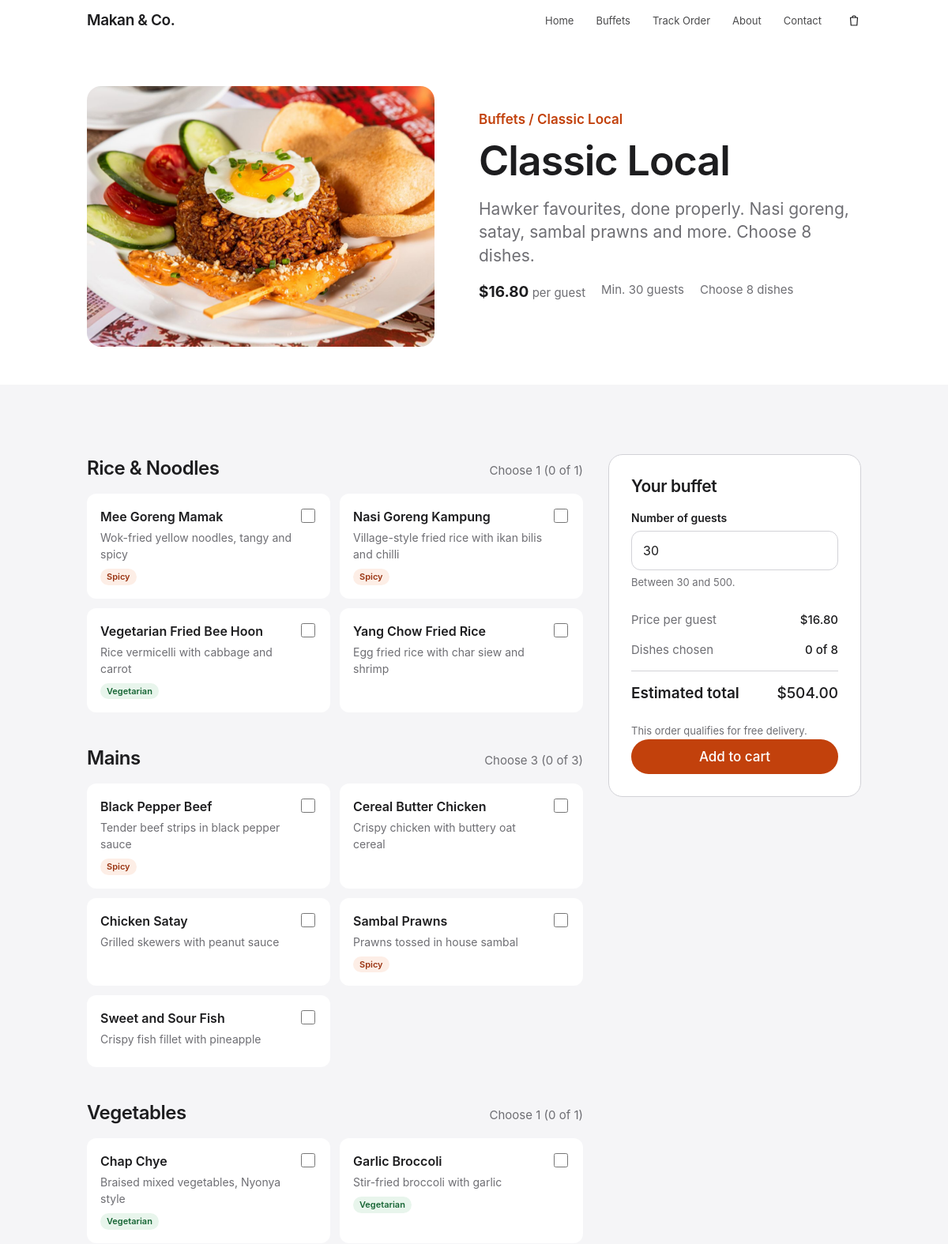
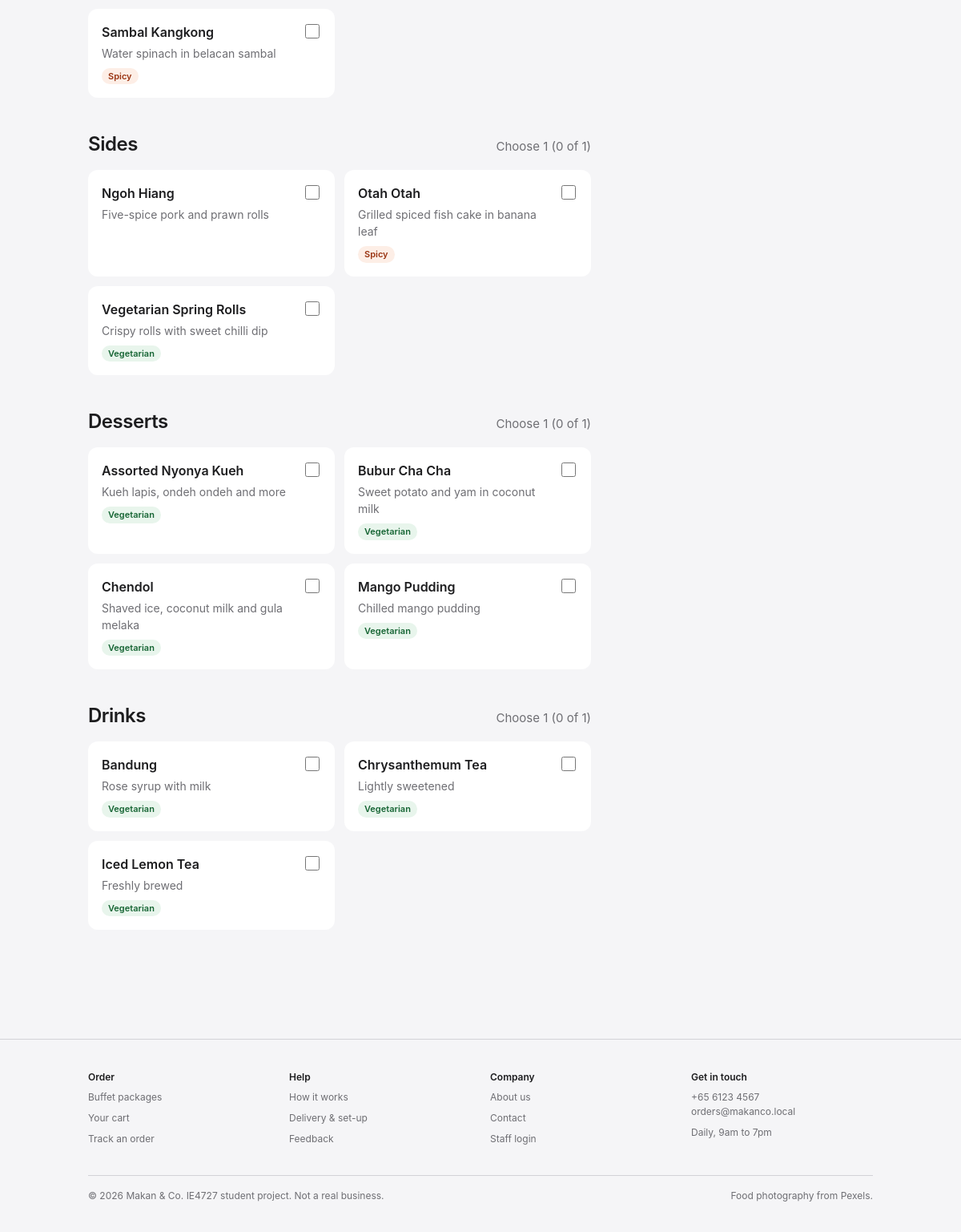
Page /base/package.php?id=1 on the committed database (2 pictures, top to bottom).
### tables this page shows
CREATE TABLE packages (
    id            INT UNSIGNED AUTO_INCREMENT PRIMARY KEY,
    name          VARCHAR(60)  NOT NULL,
    tagline       VARCHAR(120) NOT NULL,
    description   TEXT         NOT NULL,
    price_per_pax DECIMAL(6,2) NOT NULL,
    min_pax       SMALLINT UNSIGNED NOT NULL,
    image         VARCHAR(120) NOT NULL,
    image_alt     VARCHAR(160) NOT NULL,
    is_featured   TINYINT(1)   NOT NULL DEFAULT 0,
    is_active     TINYINT(1)   NOT NULL DEFAULT 1,
    sort_order    SMALLINT     NOT NULL DEFAULT 0
);

CREATE TABLE dishes (
    id            INT UNSIGNED AUTO_INCREMENT PRIMARY KEY,
    category_id   INT UNSIGNED NOT NULL,
    name          VARCHAR(80)  NOT NULL,
    description   VARCHAR(200) NOT NULL DEFAULT '',
    is_vegetarian TINYINT(1)   NOT NULL DEFAULT 0,
    is_spicy      TINYINT(1)   NOT NULL DEFAULT 0,
    is_active     TINYINT(1)   NOT NULL DEFAULT 1,
    FOREIGN KEY (category_id) REFERENCES categories(id)
);

CREATE TABLE package_rules (
    package_id   INT UNSIGNED NOT NULL,
    category_id  INT UNSIGNED NOT NULL,
    choose_count TINYINT UNSIGNED NOT NULL,
    PRIMARY KEY (package_id, category_id),
    FOREIGN KEY (package_id)  REFERENCES packages(id) ON DELETE CASCADE,
    FOREIGN KEY (category_id) REFERENCES categories(id) ON DELETE CASCADE
);

### base/includes/functions.php (called while the page is built, shortened)
<?php
function db()
{
    static $pdo = null;
    if ($pdo === null) {
        $dsn = 'mysql:host=' . DB_HOST . ';dbname=' . DB_NAME . ';charset=utf8mb4';
        try {
            $pdo = new PDO($dsn, DB_USER, DB_PASS, [
                PDO::ATTR_ERRMODE            => PDO::ERRMODE_EXCEPTION,
                PDO::ATTR_DEFAULT_FETCH_MODE => PDO::FETCH_ASSOC,
                PDO::ATTR_EMULATE_PREPARES   => false,
            ]);
        } catch (PDOException $ex) {
            http_response_code(500);
            exit('<p style="font-family:sans-serif;padding:2em">Cannot connect to the database. '
                . 'Check that MySQL is running and that db/schema.sql and db/seed.sql have been imported.</p>');
        }
    }
    return $pdo;
}
function getValue($key)
{
    return isset($_GET[$key]) && is_string($_GET[$key]) ? trim($_GET[$key]) : '';
}
function getPackage($id)
{
    $stmt = db()->prepare('SELECT * FROM packages WHERE id = ? AND is_active = 1');
    $stmt->execute([$id]);
    return $stmt->fetch();
}
function getPackageMenu($packageId)
{
    $stmt = db()->prepare(
        'SELECT c.id AS category_id, c.name AS category_name, r.choose_count,
                d.id AS dish_id, d.name AS dish_name, d.description, d.is_vegetarian, d.is_spicy
         FROM package_rules r
         JOIN categories c      ON c.id = r.category_id
         JOIN package_dishes pd ON pd.package_id = r.package_id
         JOIN dishes d          ON d.id = pd.dish_id AND d.category_id = c.id
         WHERE r.package_id = ? AND d.is_active = 1
         ORDER BY c.sort_order, d.name'
    );
    $stmt->execute([$packageId]);
    $menu = [];
    foreach ($stmt as $row) {
        $catId = $row['category_id'];
        if (!isset($menu[$catId])) {
            $menu[$catId] = [
                'name'   => $row['category_name'],
                'choose' => (int) $row['choose_count'],
                'dishes' => [],
            ];
        }
        $menu[$catId]['dishes'][$row['dish_id']] = $row;
    }
    return $menu;
}

### base/includes/config.php (called while the page is built, shortened)
<?php
function e($value)
{
    return htmlspecialchars((string) $value, ENT_QUOTES, 'UTF-8');
}
function money($amount)
{
    return '$' . number_format((float) $amount, 2);
}
require_once __DIR__ . '/functions.php';

### base/package.php (the view, shortened to what this page needs)
<?php
require_once __DIR__ . '/includes/config.php';
$packageId = (int) getValue('id');
$package = getPackage($packageId);
$menu = getPackageMenu($packageId);
$guests = (int) $package['min_pax'];
$chosen = [];
$totalPicks = 0;
$unavailable = [];
foreach ($menu as $category) {
    $totalPicks += $category['choose'];
}
require __DIR__ . '/includes/header.php';
?>
<section class="package-hero">
    <div class="container package-hero-grid">
        <img src="<?= e($package['image']) ?>" alt="<?= e($package['image_alt']) ?>">
        <div>
            <p class="eyebrow"><a href="buffets.php">Buffets</a> / <?= e($package['name']) ?></p>
            <h1><?= e($package['name']) ?></h1>
            <p class="lead"><?= e($package['tagline']) ?> <?= e($package['description']) ?></p>
            <ul class="package-facts">
                <li><strong><?= money($package['price_per_pax']) ?></strong> per guest</li>
                <li>Min. <?= (int) $package['min_pax'] ?> guests</li>
                <li>Choose <?= $totalPicks ?> dishes</li>
            </ul>
        </div>
    </div>
</section>
<section class="section-tight section-alt">
    <form class="container picker" id="pickerForm" method="post"
          action="package.php?id=<?= (int) $packageId ?>" novalidate
          data-price="<?= e($package['price_per_pax']) ?>"
          data-free-min="<?= e(FREE_DELIVERY_MIN) ?>" data-fee="<?= e(DELIVERY_FEE) ?>">
        <div class="picker-menu">
            <?php foreach ($menu as $categoryId => $category): ?>
                <fieldset class="dish-group" data-choose="<?= $category['choose'] ?>" id="cat-<?= (int) $categoryId ?>">
                    <legend>
                        <span class="dish-group-name"><?= e($category['name']) ?></span>
                        <span class="dish-group-rule">
                            Choose <?= $category['choose'] ?>
                            <span class="dish-counter" aria-live="polite">(<span class="dish-count">0</span> of <?= $category['choose'] ?>)</span>
                        </span>
                    </legend>
                    <div class="dish-grid">
                        <?php foreach ($category['dishes'] as $dish): ?>
                            <label class="dish-option">
                                <input type="checkbox" name="dishes[]" value="<?= (int) $dish['dish_id'] ?>"
                                       <?= in_array((int) $dish['dish_id'], $chosen, true) ? 'checked' : '' ?>>
                                <span class="dish-card">
                                    <span class="dish-name"><?= e($dish['dish_name']) ?></span>
                                    <span class="dish-desc"><?= e($dish['description']) ?></span>
                                    <span class="dish-tags">
                                        <?php if ($dish['is_vegetarian']): ?><span class="tag tag-veg">Vegetarian</span><?php endif; ?>
                                        <?php if ($dish['is_spicy']): ?><span class="tag tag-spicy">Spicy</span><?php endif; ?>
                                    </span>
                                </span>
                            </label>
                        <?php endforeach; ?>
                    </div>
                </fieldset>
            <?php endforeach; ?>
        </div>
        <aside class="summary picker-summary">
            <h2>Your buffet</h2>
            <div class="field">
                <label for="guests">Number of guests</label>
                <input type="number" id="guests" name="guests" inputmode="numeric"
                       min="<?= (int) $package['min_pax'] ?>" max="<?= MAX_GUESTS ?>" step="1" required
                       value="<?= (int) $guests ?>">
                <p class="field-hint">Between <?= (int) $package['min_pax'] ?> and <?= MAX_GUESTS ?>.</p>
            </div>
            <dl class="summary-lines">
                <div><dt>Price per guest</dt><dd><?= money($package['price_per_pax']) ?></dd></div>
                <div><dt>Dishes chosen</dt><dd><span id="pickedTotal">0</span> of <?= $totalPicks ?></dd></div>
                <div class="summary-total"><dt>Estimated total</dt><dd id="estimate"><?= money($package['price_per_pax'] * $guests) ?></dd></div>
            </dl>
            <p class="field-hint" id="deliveryHint">Delivery and set-up are added at checkout.</p>
            <button class="btn btn-primary btn-block" type="submit"<?= $unavailable ? ' disabled' : '' ?>>Add to cart</button>
        </aside>
    </form>
</section>
<?php require __DIR__ . '/includes/footer.php'; ?>

### rows in the picture
packages: image (picture), name "Classic Local", tagline "Hawker favourites, done properly.", description "Nasi goreng, satay, sambal prawns and more. Choose 8 dishes.", price_per_pax "$16.80", min_pax "30", guests "30", money($package['price_per_pax'] * $guests) "$504.00"
package_rules: dishes.name "Mee Goreng Mamak", dishes.description "Wok-fried yellow noodles, tangy and spicy", shows "Spicy", dishes.name "Nasi Goreng Kampung", dishes.description "Village-style fried rice with ikan bilis and chilli", dishes.name "Vegetarian Fried Bee Hoon", dishes.description "Rice vermicelli with cabbage and carrot", dishes.name "Yang Chow Fried Rice", dishes.description "Egg fried rice with char siew and shrimp"
package_rules: dishes.name "Black Pepper Beef", dishes.description "Tender beef strips in black pepper sauce", shows "Spicy", dishes.name "Cereal Butter Chicken", dishes.description "Crispy chicken with buttery oat cereal", dishes.name "Chicken Satay", dishes.description "Grilled skewers with peanut sauce", dishes.name "Sambal Prawns", dishes.description "Prawns tossed in house sambal", dishes.name "Sweet and Sour Fish", dishes.description "Crispy fish fillet with pineapple"
package_rules: dishes.name "Chap Chye", dishes.description "Braised mixed vegetables, Nyonya style", shows "Vegetarian", dishes.name "Garlic Broccoli", dishes.description "Stir-fried broccoli with garlic", dishes.name "Sambal Kangkong", dishes.description "Water spinach in belacan sambal", shows "Spicy"
package_rules: dishes.name "Ngoh Hiang", dishes.description "Five-spice pork and prawn rolls", dishes.name "Otah Otah", dishes.description "Grilled spiced fish cake in banana leaf", shows "Spicy", dishes.name "Vegetarian Spring Rolls", dishes.description "Crispy rolls with sweet chilli dip"
package_rules: dishes.name "Assorted Nyonya Kueh", dishes.description "Kueh lapis, ondeh ondeh and more", shows "Vegetarian", dishes.name "Bubur Cha Cha", dishes.description "Sweet potato and yam in coconut milk", dishes.name "Chendol", dishes.description "Shaved ice, coconut milk and gula melaka", dishes.name "Mango Pudding", dishes.description "Chilled mango pudding"
package_rules: dishes.name "Bandung", dishes.description "Rose syrup with milk", shows "Vegetarian", dishes.name "Chrysanthemum Tea", dishes.description "Lightly sweetened", dishes.name "Iced Lemon Tea", dishes.description "Freshly brewed"

### other values in the picture
SITE_NAME "Makan & Co."
$label "Home"
$label "Buffets"
$label "Track Order"
$label "About"
$label "Contact"
$totalPicks "8"
$category['name'] "Rice & Noodles"
$category['choose'] "1"
$category['name'] "Mains"
$category['choose'] "3"
$category['name'] "Vegetables"
$category['name'] "Sides"
$category['name'] "Desserts"
$category['name'] "Drinks"
